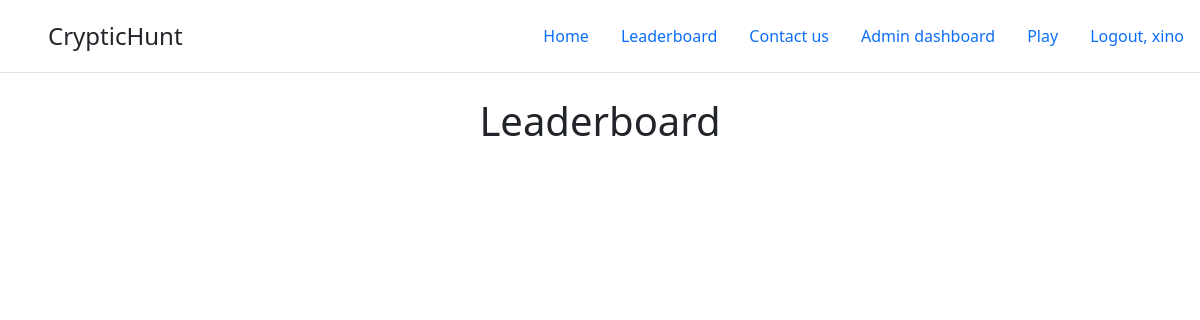
Before: /lb (signed in) with the older database file.
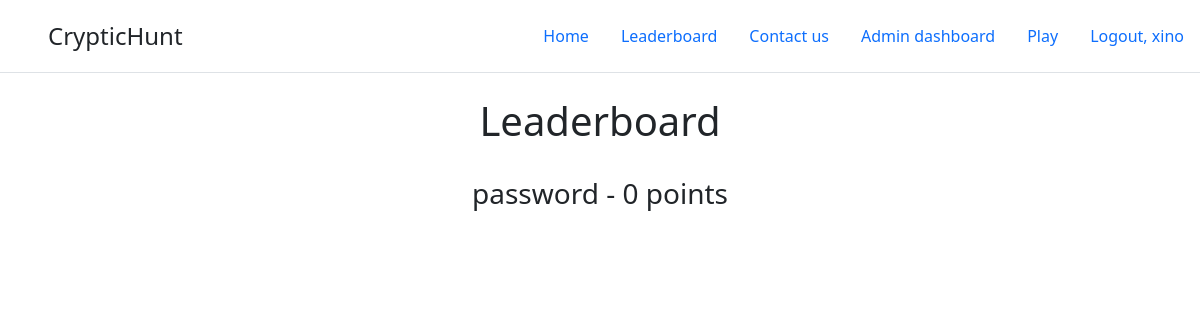
After: the same page with the newer database file.
### hack/models.py (models this page shows)
class User(db.Model,UserMixin):
    id = db.Column(db.Integer,primary_key = True)
    username = db.Column(db.String, nullable=False)
    email = db.Column(db.String(64),index=True)
    password = db.Column(db.String)
    ans_time = db.Column(db.Integer, nullable=False, default=datetime.now)
    correct_ans = db.Column(db.Integer, default=0, nullable=False)
    queries = db.relationship('ContactQuery', backref='user')

### app.py (the view)
@app.route('/lb')
def lb():
    users = User.query.order_by(User.correct_ans.desc(), User.ans_time.asc()).all()
    return render_template('leaderboard.html', users=users)

### hack/models.py (called while the page is built)
@login_manager.user_loader
def load_user(user_id):
    return User.query.get(user_id)

### hack/templates/leaderboard.html
{% extends 'base.html' %}
{% block content %}
<center>
    <h1>Leaderboard</h1><br>
    {% if users|length == 0 %}
        <h3>There is nothing to show :(</h3>
    {% else %}
    {% for user in users %}
    {% if user.username == 'xino' %}
    {% else %}
    {% if user == current_user %}
    <h3>{{user.username}}(you) - {{user.correct_ans}} points</h3>
    {% else %}
    <h3>{{user.username}} - {{user.correct_ans}} points</h3>
    {% endif %}
    {% endif %}
    {% endfor %}
    {% endif %}
</center>
{% endblock %}

Changed rows visible on the page:
added User: username "password", correct_ans "0"
